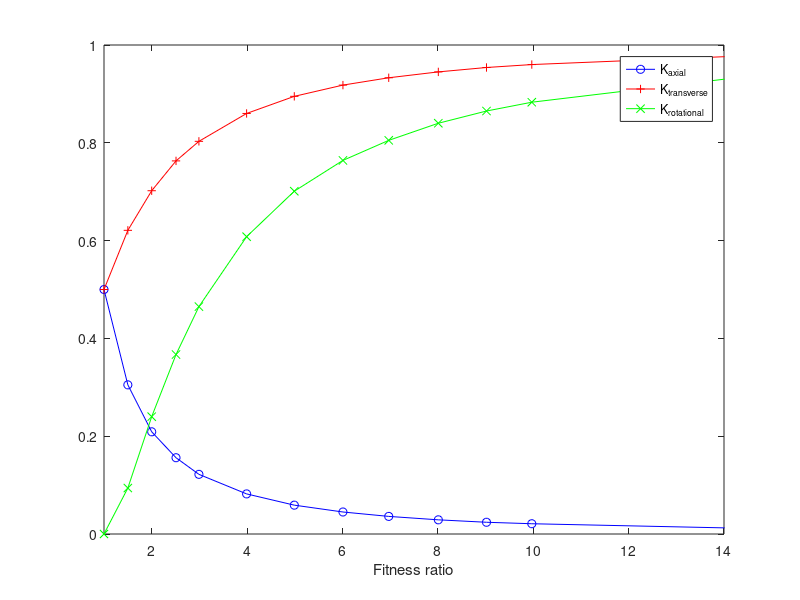

Reproduce this figure in MATLAB.
%% Coefficients for airship added mass modelling.
%% From
%% [Max M. Munk, "Aerodynamic forces on airship hulls", NACA report 184, 1924]

fitness = [1.00  1.50  2.00  2.51  2.99  3.99  4.99  6.01  6.97  8.01  9.02  9.97  20];
K_axial = [0.500 0.305 0.209 0.156 0.122 0.082 0.059 0.045 0.036 0.029 0.024 0.021 0.00];
K_trans = [0.500 0.621 0.702 0.763 0.803 0.860 0.895 0.918 0.933 0.945 0.954 0.960 1.00];
K_rot   = [0.000 0.094 0.240 0.367 0.465 0.608 0.701 0.764 0.805 0.840 0.865 0.883 1.00];

figure(1)
plot(fitness, K_axial,   "b-o;K_{axial};",
     fitness, K_trans, "r-+;K_{transverse};",
     fitness, K_rot,   "g-x;K_{rotational};");
xlim([1, 14]);
xlabel("Fitness ratio");
%print("added_mass_coefficients", "-dpng");
